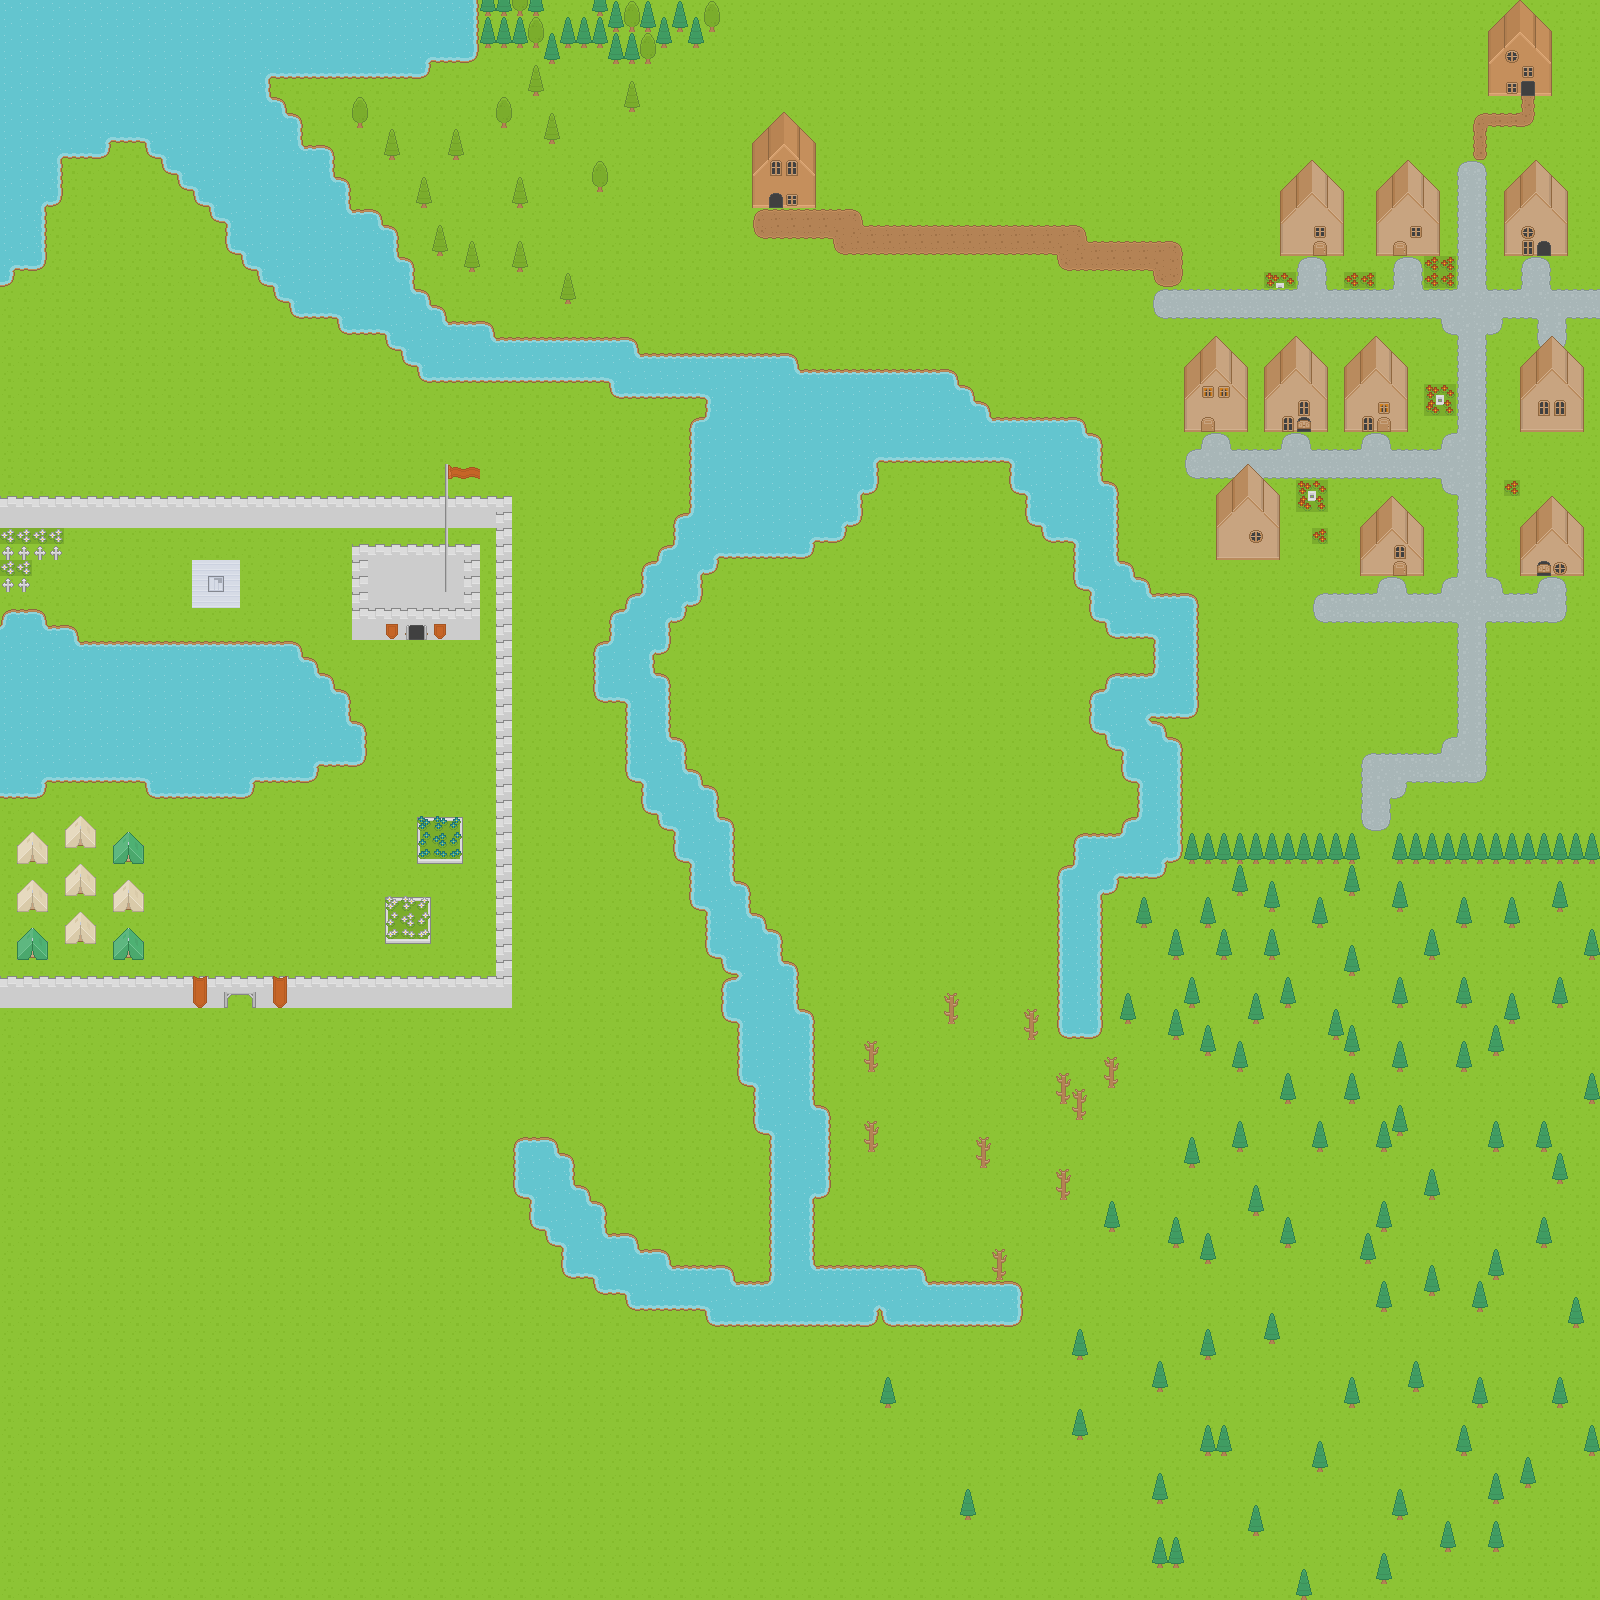

This game map was drawn from its Tiled (.tmx) file and the tilesets committed beside it. A one-line description and the trimmed map source follow:
An orthogonal 100x100 tile map with 16x16 px tiles, 9 tile layers (Grass, Trees, Road, Houses, ...).

<map version="1.0" tiledversion="1.0.3" orientation="orthogonal" renderorder="left-down" width="100" height="100" tilewidth="16" tileheight="16" nextobjectid="1">
 <tileset firstgid="1" source="Land1.tsx" />
 <layer name="Grass" width="100" height="100">
  <data>[10000 cells, 10000 non-empty, 1 distinct tile ids]</data>
 </layer>
 <layer name="Trees" width="100" height="100">
  <data>[10000 cells, 305 non-empty, 8 distinct tile ids]</data>
 </layer>
 <layer name="Road" width="100" height="100">
  <data>[10000 cells, 312 non-empty, 26 distinct tile ids]</data>
 </layer>
 <layer name="Houses" width="100" height="100">
  <data>[10000 cells, 168 non-empty, 18 distinct tile ids]</data>
 </layer>
 <layer name="Castle2" width="100" height="100">
  <data>[10000 cells, 62 non-empty, 1 distinct tile ids]</data>
 </layer>
 <layer name="Castle" width="100" height="100">
  <data>[10000 cells, 203 non-empty, 14 distinct tile ids]</data>
 </layer>
 <layer name="Objects" width="100" height="100">
  <data>[10000 cells, 134 non-empty, 51 distinct tile ids]</data>
 </layer>
 <layer name="Roofs" width="100" height="100">
  <data>[10000 cells, 144 non-empty, 12 distinct tile ids]</data>
 </layer>
 <layer name="Water" width="100" height="100">
  <data>[10000 cells, 1344 non-empty, 13 distinct tile ids]</data>
 </layer>
</map>
